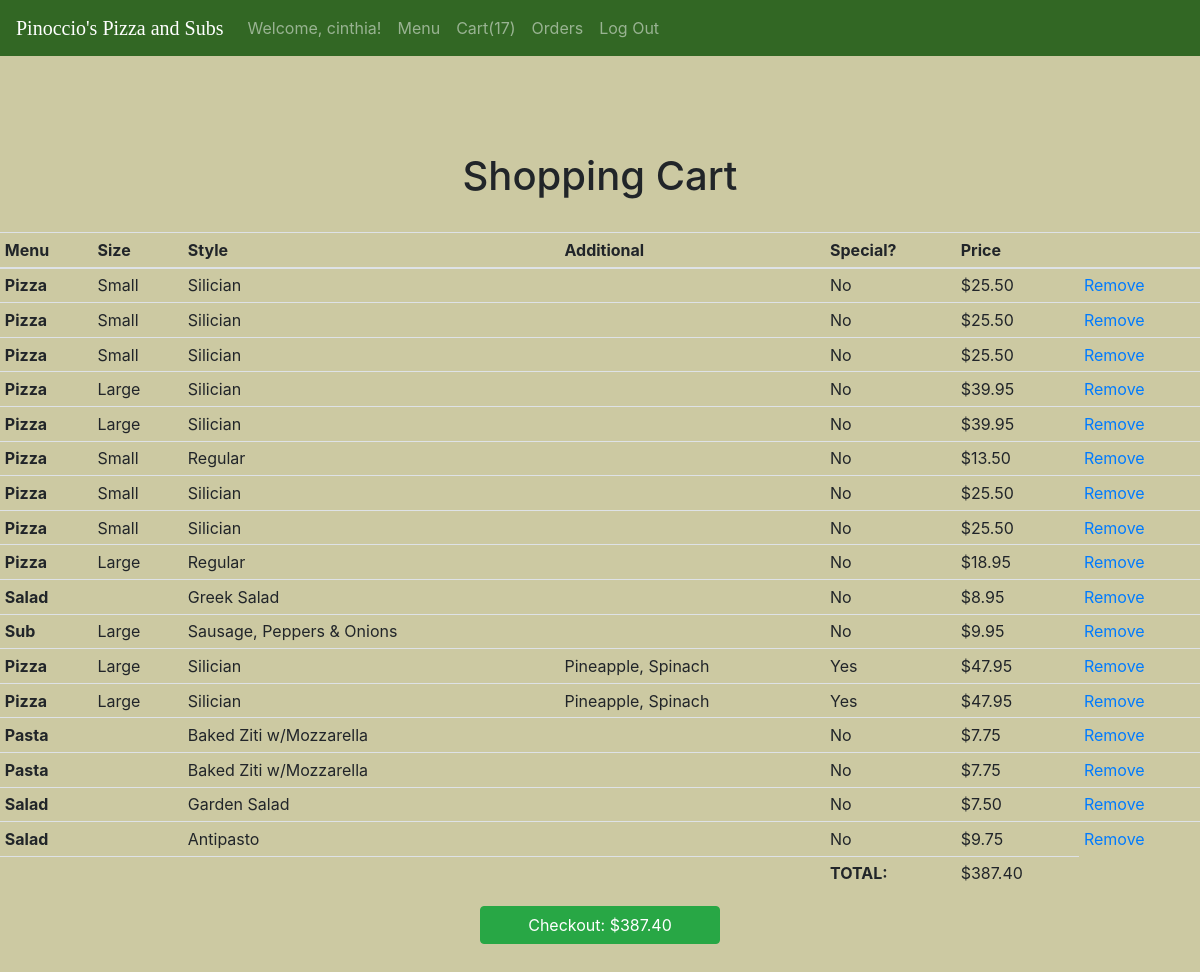
The page /cart (signed in) on the database as committed earlier.
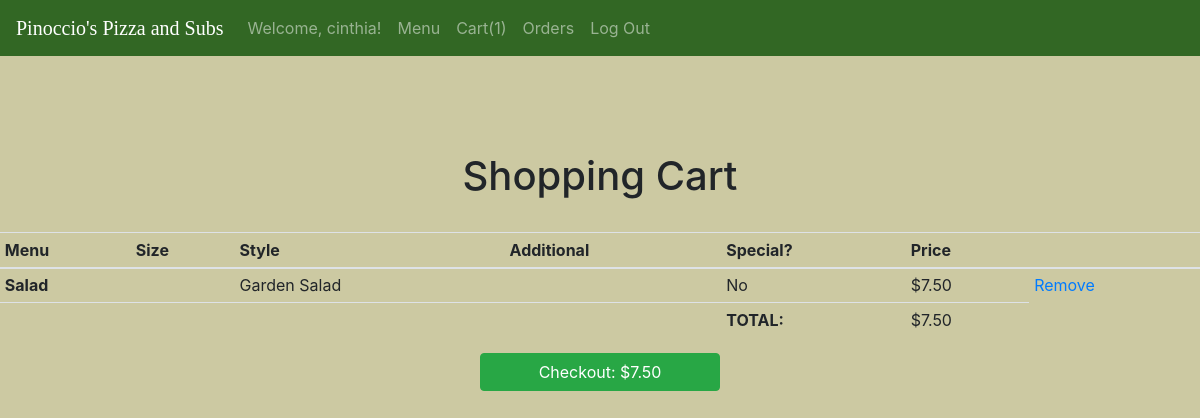
The same page on the database as committed later.
### orders/models.py (models this page shows, shortened)
class CartItem(models.Model):
    menu = models.CharField(max_length=16)
    size = models.CharField(max_length=16)
    style = models.CharField(max_length=64)
    additional = models.CharField(max_length=255)
    is_special = models.BooleanField(default=False)
    price = models.DecimalField(max_digits=5, default=0.00, decimal_places=2)
    user_id = models.IntegerField()

### orders/views.py (the view)
# urls.py: path("cart", views.cart, name="cart"),
def cart(request):
    if request.method == "POST":
        if request.POST['menu_item'] == 'Pizza':
            form = PizzaForm(request.POST)
            if form.is_valid():
                form = form.cleaned_data
                menu = "Pizza"
                style = form['style']
                size = form['size']
                is_special = False
                if 'is_special' in request.POST:
                    is_special = True
                num_toppings = form['num_toppings']
                toppings_list = []
                for topping in form['toppings']:
                    toppings_list.append(str(topping))
                toppings = ", ".join(toppings_list)
                if is_special:
                    menu_pizza = Pizza.objects.get(style=style, size=size,is_special=is_special)
                else:
                   menu_pizza = Pizza.objects.get(style=style, size=size, num_toppings=num_toppings, is_special=is_special)
                price = menu_pizza.price
                print(price)
                order = CartItem(menu=menu, size=size, style=style, additional=toppings, is_special=is_special, user_id=request.user.id, price=price)
                order.save()
        elif request.POST['menu_item'] == 'Sub':
            form = SubForm(request.POST)
            if form.is_valid():
                form = form.cleaned_data
                menu = 'Sub'
                ingredients = form['ingredients']
                size = form['size']
                extras_list = []
                added_cost = Decimal(0.00)
                for extra in form['extras']:
                    extras_list.append(str(extra))
                    added_cost += extra.added_cost
                extras = ", ".join(extras_list)
                menu_sub = Sub.objects.get(ingredients=ingredients, size=size)
                price = menu_sub.price + Decimal(added_cost)
                order = CartItem(menu=menu, size=size, style=ingredients, additional=extras, is_special=False, user_id=request.user.id, price=price)
                order.save()
            redirect('menu')
        elif request.POST['menu_item'] == 'Pasta':
            form = PastaForm(request.POST)
            if form.is_valid():
                form = form.cleaned_data
                menu = 'Pasta'
                style = form['style']
            menu_pasta = Pasta.objects.get(style=style)
            price = menu_pasta.price
            order = CartItem(menu=menu, style=style, user_id=request.user.id, price=price)
            order.save()
        elif request.POST['menu_item'] == 'Salad':
            form = SaladForm(request.POST)
            if form.is_valid():
                form = form.cleaned_data
                menu = 'Salad'
                style = form['style']
                menu_salad = Salad.objects.get(style=style)
                price = menu_salad.price
                order = CartItem(menu=menu, style=style, user_id=request.user.id, price=price)
                order.save()
        elif request.POST['menu_item'] == DinnerPlatter:
            form = DinnerPlatterForm(request.POST)
            if form.is_valid():
                form = form.cleaned_data
                menu = 'DinnerPlatter'
                style = form['style']
                size = form['size']
                menu_dinner_platter = DinnerPlatter.objects.get(style=style, size=size)
                price = menu_dinner_platter.price
                order = CartItem(menu=menu, style=style, size=size, user_id=request.user.id, price=price)
                order.save()
        else:
            print("Post error")
            redirect('menu')
        cart_items = CartItem.objects.filter(user_id= request.user.id)
        if cart_items:
            total_cost = Decimal(cart_items.aggregate(Sum('price'))['price__sum'])
        else:
            total_cost = 0
        context = {
            'car_items' : cart_items,
            'num_cart_items': cart_items.count(),
            'total_cost': total_cost
        }
        return render(request, 'orders/cart.html', context)
    else:
        cart_items = CartItem.objects.filter(user_id= request.user.id)
        if cart_items:
            total_cost = Decimal(cart_items.aggregate(Sum('price'))['price__sum'])
        else:
            total_cost = 0
        context = {
            'cart_items': cart_items,
            'num_cart_items': cart_items.count(),
            'total_cost': total_cost
        }
        return render(request, 'orders/cart.html', context)

### orders/templates/orders/cart.html (shortened to what this page needs)
{% extends "orders/layout.html" %}
{% block content %}
<h1 class="text-center">Shopping Cart</h1>
<br>
<table class="table table-sm">
    <thead>
        <tr>
            <th scope="col">Menu</th>
            <th scope="col">Size</th>
            <th scope="col">Style</th>
            <th scope="col">Additional</th>
            <th scope="col">Special?</th>
            <th scope="col">Price</th>
            <th scope="col"></th>
        </tr>
    </thead>
    <tfoot>
        <tr>
            <td colspan="4"></td>
            <td><strong>TOTAL:</strong></td>
            <td>${{ total_cost | floatformat:2}}</td>
        </tr>
    </tfoot>
    <tbody>
        {% for item in cart_items %}
        <tr>
            <th scope="row">{{item.menu}}</th>
            <td>{{item.size}}</td>
            <td>{{item.style}}</td>
            <td>{{item.additional}}</td>
            <td>{% if item.is_special is True %}Yes {% else %}No {% endif %}</td>
            <td>${{item.price}}</td>
            <td><a href="{% url 'remove' cart_item_id=item.id%}">Remove</a></td>
        </tr>
        {% endfor %}
    </tbody>
</table>
{% if cart_items %}
<form action="/checkout" method="post">
    <center><input style="width:20% ;" type="submit" value="Checkout: ${{ total_cost | floatformat:2}}" class="btn btn-success btn-block"></center>
</form>
{% else %}
<center><a style="width:20% ;" class="btn btn-success btn-block" href="/menu">Continue Shopping</a></center>
{% endif %} <br><br>
{% endblock %}

### orders/templates/orders/layout.html (shortened to what this page needs)
<!DOCTYPE html>
<html lang="en">
<head>
    <link rel="stylesheet" href="https://stackpath.bootstrapcdn.com/bootstrap/4.4.1/css/bootstrap.min.css">
    <link rel="stylesheet" href="https://cdn.jsdelivr.net/npm/bootstrap@4.6.1/dist/css/bootstrap.min.css">
  </head>
<body style="background-color:#ccc9a2 ;">
  <nav style="background-color:#326724 ;"  class="navbar navbar-expand-sm navbar-dark">
    <a style="font-family:  'Lora', serif;"  class="navbar-brand" href="home">Pinoccio's Pizza and Subs</a>
    <ul class="navbar-nav">
            <li class="nav-item">
        <a class="nav-link">Welcome, {{user.username}}!</a>
      </li>
      <li class="nav-item">
        <a class="nav-link" href="/menu">Menu</a>
      </li>
      <li class="nav-item">
        <a class="nav-link" href="/cart">Cart({{num_cart_items}})</a></a>
      </li>
      <li class="nav-item">
        <a class="nav-link" href="/checkout">Orders</a>
      </li>
      <li class="nav-item">
        <a class="nav-link" href="/logout_view">Log Out</a>
      </li>
    </ul>
  </nav>
      <main class="container p-5">
      </main>
</body>
{% block content %}{% endblock %}
</html>

Rows that differ between the two databases and show on the page:
removed CartItem: menu "Pizza", size "Small", style "Silician", is_special "No", price "25.50"
removed CartItem: menu "Pizza", size "Small", style "Silician", is_special "No", price "25.50"
removed CartItem: menu "Pizza", size "Small", style "Silician", is_special "No", price "25.50"
removed CartItem: menu "Pizza", size "Large", style "Silician", is_special "No", price "39.95"
removed CartItem: menu "Pizza", size "Large", style "Silician", is_special "No", price "39.95"
removed CartItem: menu "Pizza", size "Small", style "Regular", is_special "No", price "13.50"
removed CartItem: menu "Pizza", size "Small", style "Silician", is_special "No", price "25.50"
removed CartItem: menu "Pizza", size "Small", style "Silician", is_special "No", price "25.50"
removed CartItem: menu "Pizza", size "Large", style "Regular", is_special "No", price "18.95"
removed CartItem: menu "Salad", style "Greek Salad", is_special "No", price "8.95"
removed CartItem: menu "Sub", size "Large", style "Sausage, Peppers & Onions", is_special "No", price "9.95"
removed CartItem: menu "Pizza", size "Large", style "Silician", additional "Pineapple, Spinach", is_special "Yes", price "47.95"
removed CartItem: menu "Pizza", size "Large", style "Silician", additional "Pineapple, Spinach", is_special "Yes", price "47.95"
removed CartItem: menu "Pasta", style "Baked Ziti w/Mozzarella", is_special "No", price "7.75"
removed CartItem: menu "Pasta", style "Baked Ziti w/Mozzarella", is_special "No", price "7.75"
removed CartItem: menu "Salad", style "Antipasto", is_special "No", price "9.75"
Other text that changed with them:
{{ num_cart_items }}: "17" → "1"
{{ total_cost | floatformat:2 }}: "387.40" → "7.50"
form field total_cost: "Checkout: $387.40" → "Checkout: $7.50"
